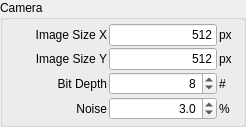
         <widget class="QGroupBox" name="groupBox">
          <property name="title">
           <string>Camera</string>
          </property>
          <layout class="QGridLayout" name="gridLayout">
           <property name="leftMargin">
            <number>4</number>
           </property>
           <property name="topMargin">
            <number>4</number>
           </property>
           <property name="rightMargin">
            <number>4</number>
           </property>
           <property name="bottomMargin">
            <number>4</number>
           </property>
           <property name="spacing">
            <number>2</number>
           </property>
           <item row="0" column="2">
            <widget class="QLabel" name="label_3">
             <property name="sizePolicy">
              <sizepolicy hsizetype="Preferred" vsizetype="Preferred">
               <horstretch>0</horstretch>
               <verstretch>0</verstretch>
              </sizepolicy>
             </property>
             <property name="minimumSize">
              <size>
               <width>20</width>
               <height>0</height>
              </size>
             </property>
             <property name="maximumSize">
              <size>
               <width>20</width>
               <height>16777215</height>
              </size>
             </property>
             <property name="text">
              <string>px</string>
             </property>
             <property name="buddy">
              <cstring>mCameraImageSizeXLineEdit</cstring>
             </property>
            </widget>
           </item>
           <item row="0" column="0">
            <widget class="QLabel" name="label">
             <property name="sizePolicy">
              <sizepolicy hsizetype="Preferred" vsizetype="Preferred">
               <horstretch>0</horstretch>
               <verstretch>0</verstretch>
              </sizepolicy>
             </property>
             <property name="minimumSize">
              <size>
               <width>100</width>
               <height>0</height>
              </size>
             </property>
             <property name="text">
              <string>Image Size X</string>
             </property>
             <property name="alignment">
              <set>Qt::AlignRight|Qt::AlignTrailing|Qt::AlignVCenter</set>
             </property>
             <property name="buddy">
              <cstring>mCameraImageSizeXLineEdit</cstring>
             </property>
            </widget>
           </item>
           <item row="0" column="1">
            <widget class="QLineEdit" name="mCameraImageSizeXLineEdit">
             <property name="sizePolicy">
              <sizepolicy hsizetype="Preferred" vsizetype="Fixed">
               <horstretch>0</horstretch>
               <verstretch>0</verstretch>
              </sizepolicy>
             </property>
             <property name="text">
              <string>512</string>
             </property>
             <property name="alignment">
              <set>Qt::AlignRight|Qt::AlignTrailing|Qt::AlignVCenter</set>
             </property>
            </widget>
           </item>
           <item row="1" column="1">
            <widget class="QLineEdit" name="mCameraImageSizeYLineEdit">
             <property name="sizePolicy">
              <sizepolicy hsizetype="Preferred" vsizetype="Fixed">
               <horstretch>0</horstretch>
               <verstretch>0</verstretch>
              </sizepolicy>
             </property>
             <property name="text">
              <string>512</string>
             </property>
             <property name="alignment">
              <set>Qt::AlignRight|Qt::AlignTrailing|Qt::AlignVCenter</set>
             </property>
            </widget>
           </item>
           <item row="1" column="2">
            <widget class="QLabel" name="label_4">
             <property name="sizePolicy">
              <sizepolicy hsizetype="Preferred" vsizetype="Preferred">
               <horstretch>0</horstretch>
               <verstretch>0</verstretch>
              </sizepolicy>
             </property>
             <property name="minimumSize">
              <size>
               <width>20</width>
               <height>0</height>
              </size>
             </property>
             <property name="maximumSize">
              <size>
               <width>20</width>
               <height>16777215</height>
              </size>
             </property>
             <property name="text">
              <string>px</string>
             </property>
             <property name="buddy">
              <cstring>mCameraImageSizeYLineEdit</cstring>
             </property>
            </widget>
           </item>
           <item row="1" column="0">
            <widget class="QLabel" name="label_2">
             <property name="sizePolicy">
              <sizepolicy hsizetype="Preferred" vsizetype="Preferred">
               <horstretch>0</horstretch>
               <verstretch>0</verstretch>
              </sizepolicy>
             </property>
             <property name="minimumSize">
              <size>
               <width>100</width>
               <height>0</height>
              </size>
             </property>
             <property name="text">
              <string>Image Size Y</string>
             </property>
             <property name="alignment">
              <set>Qt::AlignRight|Qt::AlignTrailing|Qt::AlignVCenter</set>
             </property>
             <property name="buddy">
              <cstring>mCameraImageSizeYLineEdit</cstring>
             </property>
            </widget>
           </item>
           <item row="3" column="0">
            <widget class="QLabel" name="label_5">
             <property name="sizePolicy">
              <sizepolicy hsizetype="Preferred" vsizetype="Preferred">
               <horstretch>0</horstretch>
               <verstretch>0</verstretch>
              </sizepolicy>
             </property>
             <property name="minimumSize">
              <size>
               <width>100</width>
               <height>0</height>
              </size>
             </property>
             <property name="text">
              <string>Noise</string>
             </property>
             <property name="alignment">
              <set>Qt::AlignRight|Qt::AlignTrailing|Qt::AlignVCenter</set>
             </property>
             <property name="buddy">
              <cstring>mCameraNoiseDoubleSpinBox</cstring>
             </property>
            </widget>
           </item>
           <item row="2" column="2">
            <widget class="QLabel" name="label_9">
             <property name="sizePolicy">
              <sizepolicy hsizetype="Preferred" vsizetype="Preferred">
               <horstretch>0</horstretch>
               <verstretch>0</verstretch>
              </sizepolicy>
             </property>
             <property name="minimumSize">
              <size>
               <width>20</width>
               <height>0</height>
              </size>
             </property>
             <property name="maximumSize">
              <size>
               <width>20</width>
               <height>16777215</height>
              </size>
             </property>
             <property name="text">
              <string>#</string>
             </property>
             <property name="buddy">
              <cstring>mCameraBitDepthSpinBox</cstring>
             </property>
            </widget>
           </item>
           <item row="3" column="1">
            <widget class="QDoubleSpinBox" name="mCameraNoiseDoubleSpinBox">
             <property name="sizePolicy">
              <sizepolicy hsizetype="Preferred" vsizetype="Fixed">
               <horstretch>0</horstretch>
               <verstretch>0</verstretch>
              </sizepolicy>
             </property>
             <property name="alignment">
              <set>Qt::AlignRight|Qt::AlignTrailing|Qt::AlignVCenter</set>
             </property>
             <property name="suffix">
              <string/>
             </property>
             <property name="decimals">
              <number>1</number>
             </property>
             <property name="maximum">
              <double>100.000000000000000</double>
             </property>
             <property name="value">
              <double>3.000000000000000</double>
             </property>
            </widget>
           </item>
           <item row="3" column="2">
            <widget class="QLabel" name="label_8">
             <property name="sizePolicy">
              <sizepolicy hsizetype="Preferred" vsizetype="Preferred">
               <horstretch>0</horstretch>
               <verstretch>0</verstretch>
              </sizepolicy>
             </property>
             <property name="minimumSize">
              <size>
               <width>20</width>
               <height>0</height>
              </size>
             </property>
             <property name="maximumSize">
              <size>
               <width>20</width>
               <height>16777215</height>
              </size>
             </property>
             <property name="text">
              <string>%</string>
             </property>
             <property name="buddy">
              <cstring>mCameraNoiseDoubleSpinBox</cstring>
             </property>
            </widget>
           </item>
           <item row="2" column="1">
            <widget class="QSpinBox" name="mCameraBitDepthSpinBox">
             <property name="sizePolicy">
              <sizepolicy hsizetype="Preferred" vsizetype="Fixed">
               <horstretch>0</horstretch>
               <verstretch>0</verstretch>
              </sizepolicy>
             </property>
             <property name="alignment">
              <set>Qt::AlignRight|Qt::AlignTrailing|Qt::AlignVCenter</set>
             </property>
             <property name="suffix">
              <string/>
             </property>
             <property name="minimum">
              <number>1</number>
             </property>
             <property name="maximum">
              <number>16</number>
             </property>
             <property name="value">
              <number>8</number>
             </property>
            </widget>
           </item>
           <item row="2" column="0">
            <widget class="QLabel" name="label_10">
             <property name="sizePolicy">
              <sizepolicy hsizetype="Preferred" vsizetype="Preferred">
               <horstretch>0</horstretch>
               <verstretch>0</verstretch>
              </sizepolicy>
             </property>
             <property name="minimumSize">
              <size>
               <width>100</width>
               <height>0</height>
              </size>
             </property>
             <property name="text">
              <string>Bit Depth</string>
             </property>
             <property name="alignment">
              <set>Qt::AlignRight|Qt::AlignTrailing|Qt::AlignVCenter</set>
             </property>
             <property name="buddy">
              <cstring>mCameraBitDepthSpinBox</cstring>
             </property>
            </widget>
           </item>
          </layout>
         </widget>
